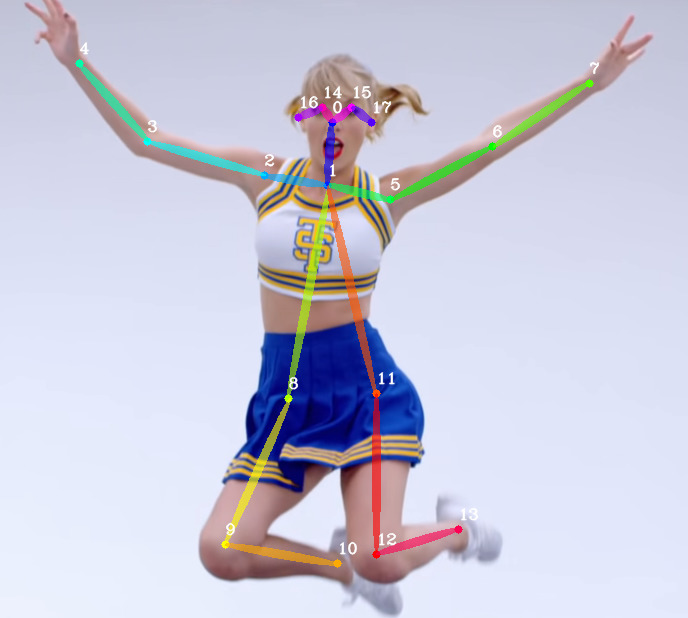
#> input picture data/shake_it_off.jpg, 688 x 618 px, given in place of 000000005134.jpg, which was not available
$ python Get_heatmap.py   (older library calls are emulated)
#> lines starting #> are read from the running program, lines starting #| are printed output that depends on the picture; pictures that were not available may be replaced by others from this repository, and a replacement may not be noted
### image_processing.py
import os
import copy
import re
import cv2
import numpy as np
import matplotlib.pyplot as plt
import requests
import matplotlib
import base64
import PIL.Image as Image


def get_color_map(nums=25):
    colors = [
        "#FF0000", "#FF7F50", "#B0171F", "#872657", "#FF00FF",
        "#FFFF00", "#FF8000", "#FF9912", "#DAA569", "#FF6100",
        "#0000FF", "#3D59AB", "#03A89E", "#33A1C9", "#00C78C",
        "#00FF00", "#385E0F", "#00C957", "#6B8E23", "#2E8B57",
        "#A020F0", "#8A2BE2", "#A066D3", "#DA70D6", "#DDA0DD"]
    colors = colors * int(np.ceil(nums / len(colors)))
    return colors


def get_color(id):
    color = convert_color_map(COLOR_MAP[id])
    return color


def set_class_set(class_set=set()):
    global CLASS_SET
    CLASS_SET = class_set


COLOR_MAP = get_color_map(200)
CLASS_SET = set()

cmap = plt.get_cmap('rainbow')


# [4 lines left out: function get_colors, not called in this run]


def convert_color_map(color, colorType="BGR"):
    '''
    :param color:
    :param colorType:
    :return:
    '''
    assert (len(color) == 7 and color[0] == "#"), "input color error:color={}".format(color)
    R = color[1:3]
    G = color[3:5]
    B = color[5:7]

    R = int(R, 16)
    G = int(G, 16)
    B = int(B, 16)
    if colorType == "BGR":
        return (B, G, R)
    elif colorType == "RGB":
        return (R, G, B)
    else:
        assert "colorType error "


# [90 lines left out: functions bound_protection, tensor2image, get_image_tensor, image_clip, show_batch_image, show_image, not called in this run]


def cv_show_image(title, image, type='rgb', waitKey=0):
    '''
    调用OpenCV显示RGB图片
    :param title: 图像标题
    :param image: 输入RGB图像
    :param type:'rgb' or 'bgr'
    :return:
    '''
    img = copy.copy(image)
    channels = img.shape[-1]
    if channels == 3 and type == 'rgb':
        img = cv2.cvtColor(img, cv2.COLOR_RGB2BGR)  # 将BGR转为RGB
    if title:
        cv2.imshow(title, img)
        cv2.waitKey(waitKey)


# [325 lines left out: functions image_fliplr, get_prewhiten_image, image_normalization, data_normalization, cv_image_normalization, get_prewhiten_images and 7 more, not called in this run]


def resize_image(image, resize_height=None, resize_width=None):
    '''
    :param image:
    :param resize_height:
    :param resize_width:
    :return:
    '''
    image_shape = np.shape(image)
    height = image_shape[0]
    width = image_shape[1]
    if (resize_height is None) and (resize_width is None):  # 错误写法：resize_height and resize_width is None
        return image
    if resize_height is None:
        resize_height = int(height * resize_width / width)
    elif resize_width is None:
        resize_width = int(width * resize_height / height)
    image = cv2.resize(image, dsize=(resize_width, resize_height))
    return image


# [407 lines left out: functions scale_image, get_rect_image, get_rects_image, get_bboxes_image, bboxes2rects, rects2bboxes and 20 more, not called in this run]


def draw_points_text(img, points, texts=None, color=(0, 0, 255), drawType="custom"):
    '''
    :param img:
    :param points:
    :param texts:
    :param color:
    :param drawType: custom or simple
    :return:
    '''
    thickness = 5
    if texts is None:
        texts = [""] * len(points)
    for point, text in zip(points, texts):
        point = (int(point[0]), int(point[1]))
        cv2.circle(img, point, thickness, color, -1)
        draw_text(img, point, text, bg_color=color, drawType=drawType)
    return img


def draw_text(img, point, text, bg_color=(255, 0, 0), drawType="custom"):
    '''
    :param img:
    :param point:
    :param text:
    :param drawType: custom or simple
    :return:
    '''
    fontScale = 0.4
    thickness = 5
    text_thickness = 1
    fontFace = cv2.FONT_HERSHEY_SIMPLEX
    # fontFace=cv2.FONT_HERSHEY_SIMPLEX
    if drawType == "custom":
        text_size, baseline = cv2.getTextSize(str(text), fontFace, fontScale, thickness)
        text_loc = (point[0], point[1] + text_size[1])
        cv2.rectangle(img, (text_loc[0] - 2 // 2, text_loc[1] - 2 - baseline),
                      (text_loc[0] + text_size[0], text_loc[1] + text_size[1]), bg_color, -1)
        # draw score value
        cv2.putText(img, str(text), (text_loc[0], text_loc[1] + baseline), fontFace, fontScale,
                    (255, 255, 255), text_thickness, 8)
    elif drawType == "simple":
        cv2.putText(img, str(text), point, fontFace, 0.5, (255, 0, 0))
    return img


# [20 lines left out: function draw_text_line, not called in this run]


def draw_key_point_in_image(image, key_points, pointline=[]):
    '''
    :param key_points: list(ndarray(19,2)) or ndarray(n_person,19,2)
    :param image:
    :param pointline: `auto`->pointline = circle_line(len(points), iscircle=True)
    :return:
    '''
    img = copy.deepcopy(image)
    person_nums = len(key_points)
    for person_id, points in enumerate(key_points):
        if points is None:
            continue
        color = get_color(person_id)
        img = draw_point_line(img, points, pointline, color, check=True)
    return img


def draw_point_line(img, points, pointline=[], color=(0, 255, 0), texts=None, drawType="simple", check=True):
    '''
    在图像中画点和连接线
    :param img:
    :param points: 点列表
    :param pointline: `auto`->pointline = circle_line(len(points), iscircle=True)
    :param color:
    :param texts:
    :param drawType: simple or custom
    :param check:
    :return:
    '''
    points = np.asarray(points, dtype=np.int32)
    image = copy.copy(img)
    line_thickness = 1
    if texts is None:
        texts = list(range(len(points)))
    image = draw_points_text(image, points, texts=texts, color=color, drawType=drawType)
    if pointline == "auto":
        pointline = circle_line(len(points), iscircle=True)
    for point_index in pointline:
        point1 = tuple(points[point_index[0]])
        point2 = tuple(points[point_index[1]])
        if check:
            if point1 is None or point2 is None:
                continue
            if sum(point1) <= 0 or sum(point2) <= 0:
                continue
        cv2.line(image, point1, point2, color, line_thickness)  # 绿色，3个像素宽度
    return image


# [547 lines left out: functions circle_line, cv_paste_image, pil_paste_image, cv_rotate, rgb_to_gray, convert_color_space and 26 more, not called in this run]


class EventCv():
    def __init__(self):
        self.image = None

    def update_image(self, image):
        self.image = image

    def callback_print_image(self, event, x, y, flags, param):
        if event == cv2.EVENT_LBUTTONDOWN:
            print("(x,y)=({},{}),data={}".format(x, y, self.image[y][x]))

    # [50 lines left out: functions add_mouse_event, get_video_capture, get_video_info, get_video_writer, not called in this run]


class CVVideo():
    def __init__(self):
        pass

    # [26 lines left out: function start_capture, not called in this run]

    def write_video(self, frame):
        self.video_writer.write(frame)

    # [6 lines left out: function task, not called in this run]


# [9 lines that do not run on import are left out]

### Get_heatmap.py
import copy
import cv2
import numpy as np
import image_processing

class JointsDataset():
    def __init__(self, num_joints,
                 image_size=[192, 256],
                 heatmap_size=[48, 64],
                 transform=None,
                 target_type='gaussian'):
        """
        :param num_joints:
        :param image_size:
        :param heatmap_size:
        :param transform:
        :param target_type:
        """
        self.num_joints = num_joints
        self.image_size = np.asarray(image_size)
        self.heatmap_size = np.asarray(heatmap_size)
        self.target_type = target_type
        self.sigma = 0.5
        self.transform = transform

    def generate_target(self, joints, joints_vis):
        """
        :param joints:  [num_joints, 3]
        :param joints_vis: [num_joints, 3]
        :return: target(num_joints,heatmap_size[0],heatmap_size[1]), is target_heatmap
                 target_weight(1: visible, 0: invisible)
        """
        target_weight = np.ones((self.num_joints, 1), dtype=np.float32)
        target_weight[:, 0] = joints_vis[:, 0]
        assert self.target_type == 'gaussian', 'Only support gaussian map now!'
        if self.target_type == 'gaussian':
            target = np.zeros((self.num_joints, self.heatmap_size[1], self.heatmap_size[0]), dtype=np.float32)
            tmp_size = self.sigma * 3
            for joint_id in range(self.num_joints):
                feat_stride = self.image_size / self.heatmap_size
                mu_x = int(joints[joint_id][0] / feat_stride[0] + 0.5)
                mu_y = int(joints[joint_id][1] / feat_stride[1] + 0.5)
                # Check that any part of the gaussian is in-bounds
                ul = [int(mu_x - tmp_size), int(mu_y - tmp_size)]
                br = [int(mu_x + tmp_size + 1), int(mu_y + tmp_size + 1)]
                if ul[0] >= self.heatmap_size[0] or ul[1] >= self.heatmap_size[1] or br[0] < 0 or br[1] < 0:
                    # If not, just return the image as is
                    target_weight[joint_id] = 0
                    continue
                # # Generate gaussian
                size = 2 * tmp_size + 1
                x = np.arange(0, size, 1, np.float32)
                y = x[:, np.newaxis]
                x0 = y0 = size // 2
                # The gaussian is not normalized, we want the center value to equal 1
                g = np.exp(- ((x - x0) ** 2 + (y - y0) ** 2) / (2 * self.sigma ** 2))

                # Usable gaussian range
                g_x = max(0, -ul[0]), min(br[0], self.heatmap_size[0]) - ul[0]
                g_y = max(0, -ul[1]), min(br[1], self.heatmap_size[1]) - ul[1]
                # Image range
                img_x = max(0, ul[0]), min(br[0], self.heatmap_size[0])
                img_y = max(0, ul[1]), min(br[1], self.heatmap_size[1])

                v = target_weight[joint_id]
                if v > 0.5:
                    target[joint_id][img_y[0]:img_y[1], img_x[0]:img_x[1]] = g[g_y[0]:g_y[1], g_x[0]:g_x[1]]

        else:
            raise Exception("Error:{}".format(self.target_type))
        return target, target_weight


def create_joints_3d(num_joints, joint):
    joints_3d = np.zeros((num_joints, 3), dtype=np.float)
    joints_3d_vis = np.zeros((num_joints, 3), dtype=np.float)
    for ipt in range(num_joints):
        joints_3d[ipt, 0] = joint[ipt, 0]
        joints_3d[ipt, 1] = joint[ipt, 1]
        joints_3d[ipt, 2] = 0
        if joint[ipt, 0] > 0 and joint[ipt, 1] > 0:
            t_vis = 1
        else:
            t_vis = 0
        joints_3d_vis[ipt, 0] = t_vis
        joints_3d_vis[ipt, 1] = t_vis
        joints_3d_vis[ipt, 2] = 0
    return joints_3d, joints_3d_vis


def vis_joint_in_images(image, joints_3d, joints_3d_vis, skeleton):
    joints = joints_3d[:, 0:2]
    # c = np.mean(joints,axis=0)
    image = image_processing.draw_key_point_in_image(image, [joints], skeleton)
    image_processing.cv_show_image("dst_image", image)


def vis_heatmap_in_image(heatmap, image, waitKey=0):
    h, w, d = image.shape
    resize_heatmap = []
    for map in heatmap:
        map = image_processing.resize_image(map, resize_height=h, resize_width=w)
        resize_heatmap.append(map)

    heatmap = np.asarray(resize_heatmap)
    heatmap = np.sum(heatmap, axis=0)
    heatmap = np.clip(heatmap, 0, 1)
    image_processing.cv_show_image("heatmap", heatmap, waitKey=30)
    image = np.asarray(image / 255.0, dtype=np.float32)
    image[:, :, 0] = image[:, :, 0] + heatmap
    image_processing.cv_show_image("heatmap_in_image", image, waitKey=waitKey)


if __name__ == "__main__":


    skeleton = [[0, 1], [1, 2], [3, 4], [4, 5], [2, 6], [6, 3], [12, 11], [7, 12],
                [11, 10], [13, 14], [14, 15], [8, 9], [8, 7], [6, 7], [7, 13]]

    joint = np.asarray([[357.6537, 728.02435],
                        [357.6537, 561.3204],
                        [363.4021, 388.86795],
                        [455.3767, 388.86795],
                        [461.12512, 567.0688],
                        [461.12512, 733.77277],
                        [409.3894, 388.86795],
                        [403.641, 170.42822],
                        [403.641, 118.69249],
                        [406.5152, 29.592072],
                        [248.4338, 348.62906],
                        [248.4338, 256.65442],
                        [323.1632, 170.42822],
                        [489.86722, 164.6798],
                        [553.09973, 262.40283],
                        [547.3513, 348.62906]])

    num_joints = len(joint)
    image_path = "000000005134.jpg"
    image = cv2.imread(image_path)
#> image is the input picture: shape (618, 688, 3); mean B, G, R 217.8, 200.1, 200.3
    h, w, _ = image.shape
#> h = 618; w = 688
    image_size = np.asarray([400, 500])
    scale = image_size / [w, h]
#> scale = [0.581, 0.809]
    joint = joint * scale
    image = image_processing.resize_image(image, resize_width=image_size[0], resize_height=image_size[1])
#> in resize_image, `image = cv2.resize(image, dsize=(resize_width, resize_height))`:
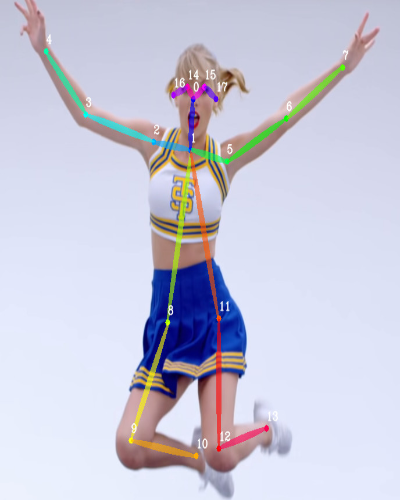
#> image: shape (500, 400, 3); mean of channels 0, 1, 2 217.7, 200.1, 200.3; drawn as B, G, R
    joints_3d, joints_3d_vis = create_joints_3d(num_joints, joint)
    joints_obj = JointsDataset(num_joints=num_joints, image_size=image_size, heatmap_size=[48, 64])
    target_heatmap, target_weight = joints_obj.generate_target(joints=joints_3d, joints_vis=joints_3d_vis)
    vis_heatmap_in_image(target_heatmap, image, waitKey=0)
#> in cv_show_image, `cv2.imshow(title, img)`:
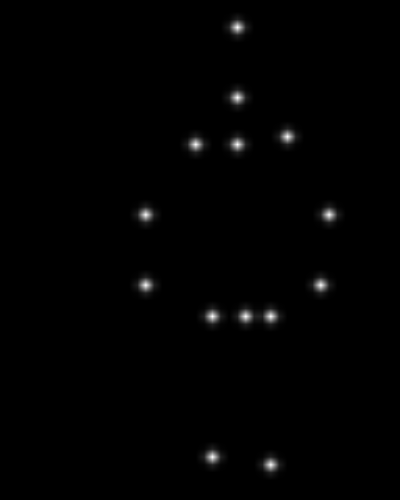
#> window 'heatmap': shape (500, 400) float32; min 0, max 0.997, mean 0.00737
#> in vis_heatmap_in_image, `image[:, :, 0] = image[:, :, 0] + heatmap`:
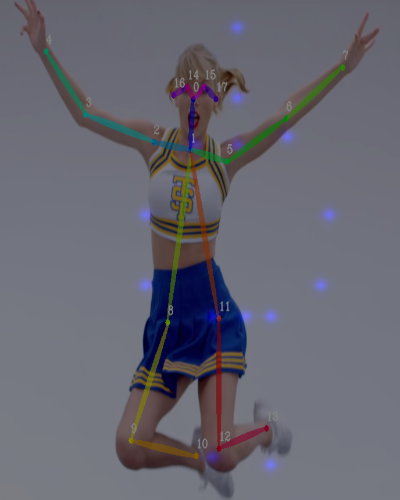
#> image: shape (500, 400, 3) float32; mean of channels 0, 1, 2 0.86, 0.784, 0.785; drawn with min black and max white
#> call 2 of cv_show_image, with title = 'heatmap_in_image', type = 'rgb', waitKey = 0
#> in cv_show_image (call 2), `cv2.imshow(title, img)`:
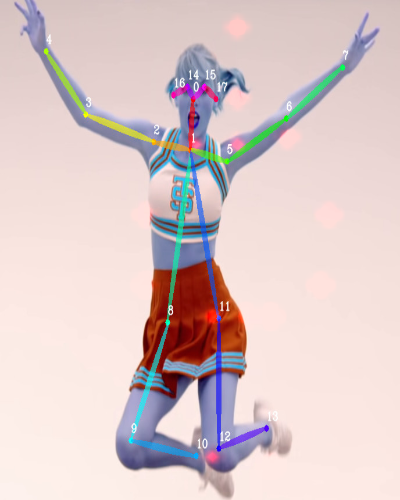
#> window 'heatmap_in_image': shape (500, 400, 3); mean B, G, R 200.3, 200.1, 218.6
    vis_joint_in_images(image, joints_3d, joints_3d_vis, skeleton)
#> in draw_key_point_in_image, `person_nums = len(key_points)`: person_nums = 1
#> the loop in draw_key_point_in_image, `for person_id, points in enumerate(key_points):` made 1 pass
#> (person_id, color, line_thickness in draw_point_line) on pass 1: (0, (0, 0, 255), 1)
